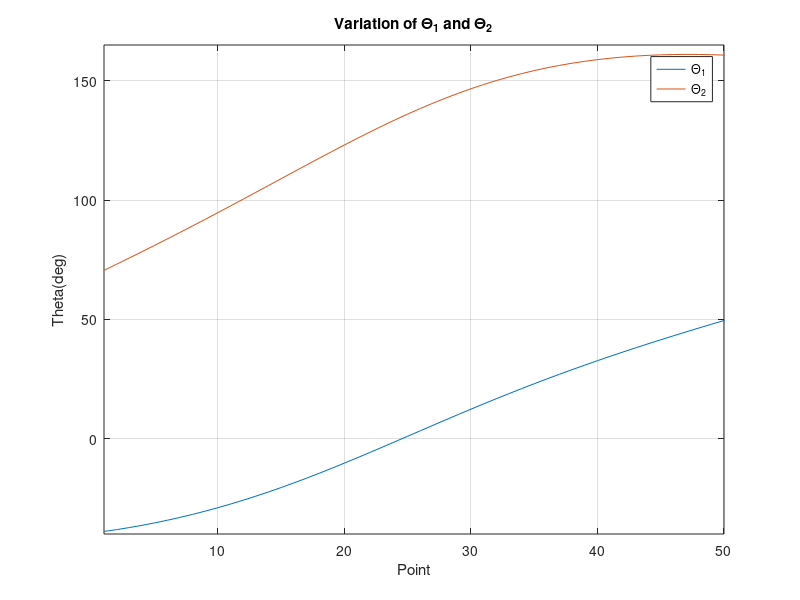
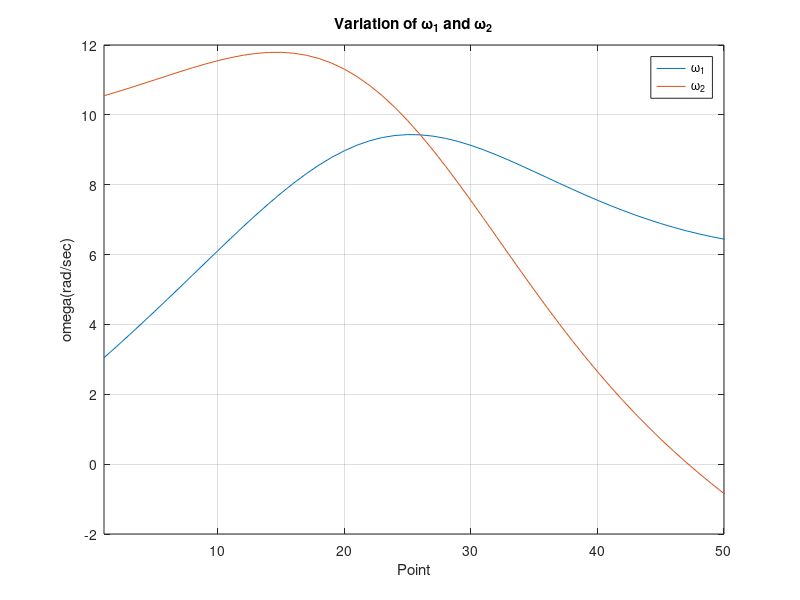

The MATLAB source for these figures, in order:
% analysis of task 1 using for loop method

clear
clc

tic
%% Variable declaration

r1=0.3; r2=0.2;  %in meters
i=0;   

%%  Solution for the analysis

for xb=0.3:-0.006:0             % for loop for xb from 0.3 to 0
    yb=-xb+0.3;
    A=2*r2*xb;
    B=2*r2*yb;
    C=(r2)^2-(r1)^2+(xb)^2+(yb)^2; 
    R=sqrt(A^2+B^2);
    Z=C/R;
    zz=sqrt(1-Z^2);
    i=i+1; % added a counter
    %Position Analysis
    theta2=atan2(B,A)+atan2(zz,Z); 
    if theta2<0; theta2=theta2+2*pi;end   
    theta2b=atan2(B,A)-atan2(zz,Z);
    if theta2b<0; theta2b=theta2b+2*pi;end
    theta1=atan2((yb-r2*sin(theta2)),(xb-r2*cos(theta2)));  
    Xb(i)=xb; Yb(i)=yb; T1(i)=theta1; T2(i)=theta2; T2b(i)=theta2b; %T2 has two solutiuons and rejecting the value of theta2b in further steps
    %Velocity analysis
    ub=2*cos(2.3562); %initial angle at the begining of the path is 135 degrees
    vb=2*sin(2.3562);
    w1=(ub*cos(theta2)+vb*sin(theta2))/(r1*sin(theta2-theta1)); 
    w2=(ub*cos(theta1)+vb*sin(theta1))/(r2*sin(theta1-theta2));
    W2(i)=w2; W1(i)=w1;
    point(i)=i; 
end

%% PLOT Required Results for variation in angles

figure(1)
plot((point),(T1*180/pi),(point),(T2*180/pi))
grid
title('Variation of \Theta_1 and \Theta_2')
xlabel('Point')
ylabel('Theta(deg)')
legend('\Theta_1','\Theta_2')
xlim([1 50]);
ylim([-40 165]);


%% PLOT Required Results for variation in angular velocities

figure(2)
plot((point),(W1),(point),(W2))
grid
title('Variation of \omega_1 and \omega_2')
xlabel('Point')
ylabel('omega(rad/sec)')
legend('\omega_1','\omega_2')
xlim([1 50]);

toc
